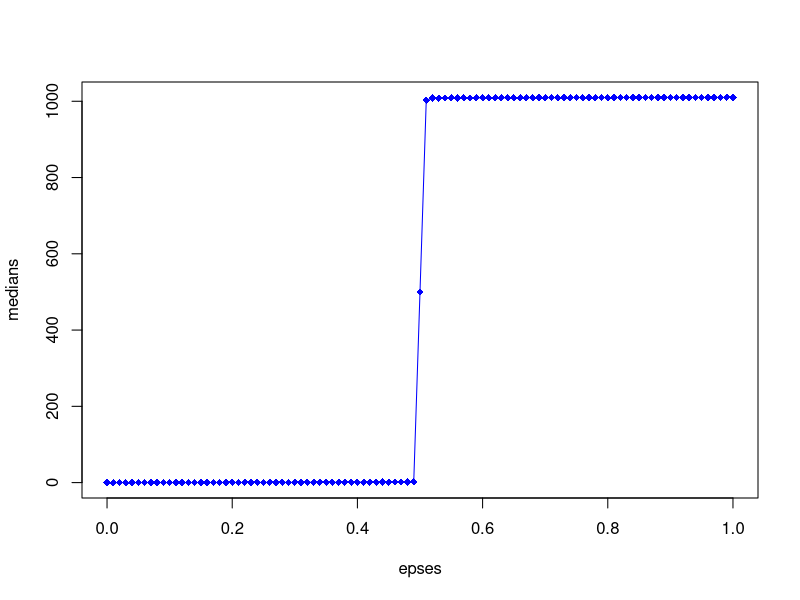
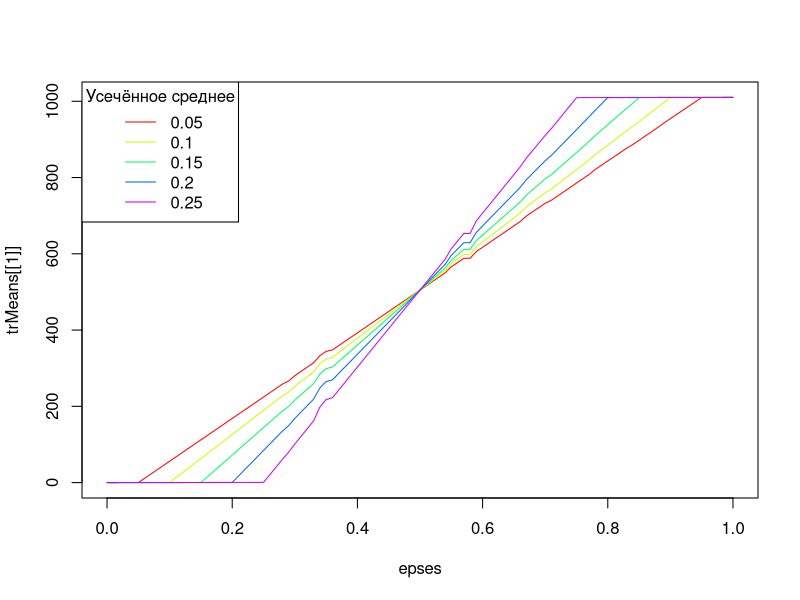

R code for these plots, in order:
# Общие переменные
set.seed(0)
alphas <- seq(0.05, 0.25, by=0.05)
N <- 100

# Первая часть задания
volumes <- c(10, 20, 100)
eps <- 0.1

cat("volume", "alpha", "median", "trMean", "\n", sep="\t")
for(v in volumes){
    for(alpha in alphas){
        median <- 0.0
        trMean <- 0.0
        for(i in 1:N){
            x <- c(rnorm(v*(1-eps), 0, 1), rnorm(v*eps, 0, 3))
            median <- median + median(x)
            trMean <- trMean + mean(x, trim=alpha)
        }
        median <- median / N
        trMean <- trMean / N
        # cat(v, alpha, median, trMean, "\n", sep="\t")
    }
}

# Вторая часть задания
epses <- seq(0.0, 1.0, by=0.01)
volume <- 100
lenAlphas <- length(alphas)

medians <- c()
trMeans <- vector(mode="list", length=lenAlphas)
trMeanAccumulaters <- as.list(rep(0.0, lenAlphas))
for(eps in epses){
    for(n in 1:N){
        x <- c(rnorm(volume*(1-eps), 0, 1), rnorm(volume*eps, 1000, 1))
        median <- median + median(x)
        # накапливаем усечённые средние для каждого alpha
        for(i in 1:lenAlphas){
            alpha <- alphas[i]
            trMeanAccumulaters[[i]] <- trMeanAccumulaters[[i]] + mean(x, trim=alpha)
        }
    }
    # сохраняем средние значения для построения графиков
    median <- median / N
    medians <- c(medians, median)
    for(i in 1:lenAlphas){
        trMeanAccumulaters[[i]] <- trMeanAccumulaters[[i]] / N
        trMeans[[i]] <- c(trMeans[[i]], trMeanAccumulaters[[i]])
    }
}
# print(medians) # для отладки
plot(epses, medians, type="o", pch=18, col="blue", lty=1)

# вывод для усечённого среднего
colors <- rainbow(lenAlphas)
plot(epses, trMeans[[1]], type="l", col=colors[1])
for(i in 2:lenAlphas){
    lines(epses, trMeans[[i]], type="l", col=colors[i])
}
linetype <- rep("l", lenAlphas) 
plotchar <- seq(18,18+lenAlphas,1)
legend("topleft", "(x,y)", alphas, cex=1, col=colors, lty=1, title="Усечённое среднее")
